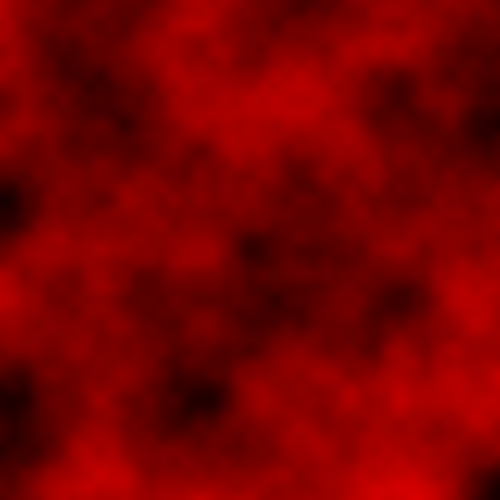
Frame 1 (no input)
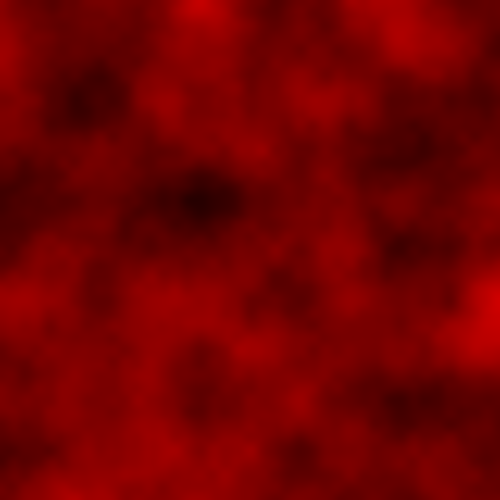
Frame 60 (no input)
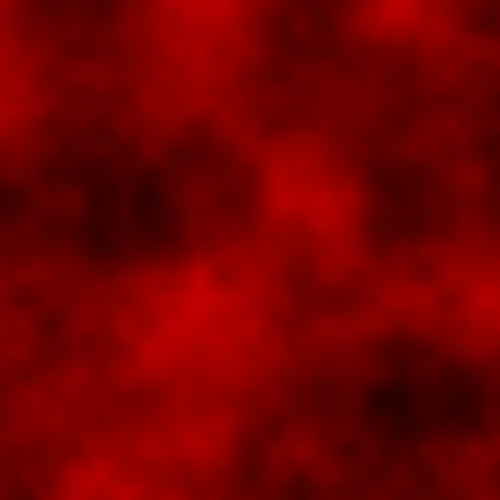
Frame 120 (the mouse pressed at the canvas centre since frame 60)

The p5.js sketch that drew these frames (run headless with seeded random() and noise() and a simulated clock; from frame 60 on, the mouse is pressed at the canvas centre):

// p5.js sketch
// ── sketch.js
// let x_off = 0;
let inc = 0.01;
let z_off = 0;
// let y_const = 100;

function setup() {
  createCanvas(500, 500);
  pixelDensity(1);
}

function draw() {
  let y_off = 0;
  loadPixels();
  for (let y = 0; y < width; y++) {
    let x_off = 0;
    for (let x = 0; x < width; x++) {
      let index = (x + y * width) * 4;
      let r = noise(x_off, y_off, z_off) * 255;
      pixels[index + 0] = r;
      pixels[index + 1] = 0;
      pixels[index + 2] = 0;
      pixels[index + 3] = 255;

      x_off += inc;
    }
    y_off += inc;
  }
  updatePixels();
  z_off += inc;
}
